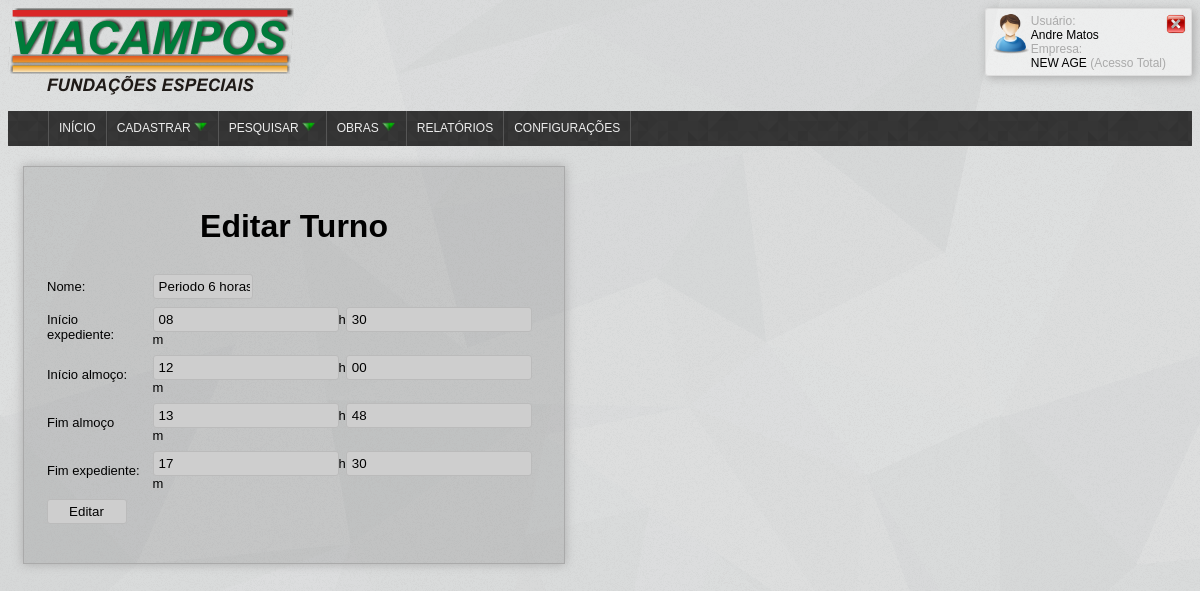
/administrator/edita_turno.php?verificador=1&id=20 (signed in), run on the app's committed database.
### tables this page shows
CREATE TABLE IF NOT EXISTS `turno` (
  `id` int(11) NOT NULL,
  `nome` varchar(255) NOT NULL,
  `descricao` varchar(255) NOT NULL,
  `ini_exp` time NOT NULL COMMENT 'Inicio expediente',
  `ini_alm` time NOT NULL COMMENT 'Inicio almoço',
  `fim_alm` time NOT NULL COMMENT 'Fim almoço',
  `fim_exp` time NOT NULL COMMENT 'Fim expediente',
  `oculto` int(11) NOT NULL
);

### model/class_turno_bd.php (called while the page is built, shortened)
<?php
require_once(dirname(__FILE__) . "/../global.php");
class Turno{
	public function getTurnoById($id_turno){
		$sql = new Sql();
		$g = new Glob();
		$query = "SELECT * FROM turno WHERE id='%s' && oculto = 0";
		$result = $g->tratar_query($query, $id_turno);
		$row = mysql_fetch_array($result, MYSQL_ASSOC);
		$this->nome = $row['nome'];
		$this->ini_exp = $row['ini_exp'];
		$this->ini_alm = $row['ini_alm'];
		$this->fim_alm = $row['fim_alm'];
		$this->fim_exp = $row['fim_exp'];
		return $this;
	}
}
 ?>

### global.php (called while the page is built, shortened)
<?php
class Glob{
    function tratar_query($query)
    {
        $args = func_get_args();
        $query = array_shift($args);
        foreach ($args as $key => $arg) {
            if (is_string($arg)) {
                $args[$key] = mysql_real_escape_string($arg);
            }
        }
        array_unshift($args, $query);
        $query = call_user_func_array('sprintf', $args);
        return mysql_query($query);
    }
}
?>

### administrator/edita_turno.php (the view, shortened to what this page needs)
<?php
include_once("../model/class_turno_bd.php");
?>
<html>
<head>
   <link rel="stylesheet" type="text/css" href="style.css">
</head>
<body>
           <?php include("../view/topo.php") ?>
            <div class="formulario">
              <h1>Editar Turno</h1>
            <?php
                 if(isset($_GET['verificador']) && $_GET['verificador'] == 1){
                    $turno = new Turno();
                    $turno = $turno->getTurnoById($_GET['id']);
                    $nome = $turno->nome;
                    $ini_exp_h = $turno->ini_exp[0].$turno->ini_exp[1];
                    $ini_exp_m = $turno->ini_exp[3].$turno->ini_exp[4];
                    $ini_alm_h = $turno->ini_alm[0].$turno->ini_alm[1];
                    $ini_alm_m = $turno->ini_alm[3].$turno->ini_alm[4];
                    $fim_alm_h = $turno->fim_alm[0].$turno->fim_alm[1];
                    $fim_alm_m = $turno->fim_alm[3].$turno->fim_alm[4];
                    $fim_exp_h = $turno->fim_exp[0].$turno->fim_exp[1];
                    $fim_exp_m = $turno->fim_exp[3].$turno->fim_exp[4];
                ?>
                  <form method="POST" class="ad_turno" id="ad_turno" name="ad_turno" action="edita_turno.php" onsubmit="return validate(this)">
                  <table border="0">
                     <tr> <td><span>Nome:</span></td> <td ><input type="text" id="nome" name="nome" style="width:100px;" title="Digite um nome para esse turno" value="<?php echo $nome; ?>"></td></tr>
                     <tr> <td ><span>Início expediente:</span></td> <td><input type="text" id="ini_exp_h" name="ini_exp_h" value="<?php echo $ini_exp_h; ?>"><span>h</span><input type="text" id="ini_exp_m" name="ini_exp_m" value="<?php echo $ini_exp_m; ?>"><span>m</span></td></tr>
                     <tr> <td ><span>Início almoço:</span></td> <td><input type="text" id="ini_alm_h" name="ini_alm_h" value="<?php echo $ini_alm_h; ?>"><span>h</span><input type="text" id="ini_alm_m" name="ini_alm_m" value="<?php echo $ini_alm_m; ?>"><span>m</span></td></tr>
                     <tr> <td ><span>Fim almoço</span></td> <td><input type="text" id="fim_alm_h" name="fim_alm_h" value="<?php echo $fim_alm_h; ?>"><span>h</span><input type="text" id="fim_alm_m" name="fim_alm_m" value="<?php echo $fim_alm_m; ?>"><span>m</span></td></tr>
                     <tr> <td ><span>Fim expediente:</span></td> <td><input type="text" id="fim_exp_h" name="fim_exp_h" value="<?php echo $fim_exp_h; ?>"><span>h</span><input type="text" id="fim_exp_m" name="fim_exp_m" value="<?php echo $fim_exp_m; ?>"><span>m</span></td></tr>
                     <tr><td colspan="3"><input style="width:80px;"type="submit" name="button" id="button" value="Editar"></td> </tr>
                  </table>
               </form>
                  <?php }
                   ?>
            </div>
</body>
</html>

### administrator/style.css (style rules this page uses)
body { background: url("../images/shattered.png"); font-family: Arial; }
body span, body table tr td span { font-size: 13px; }
.formulario table { margin-top: 10px; }
.formulario table td { padding-top:5px; }
.formulario table input { background-color: #cecece; border: 1px solid #bcbcbc; height:30px; border: 0; transition: all 0.5s; }
.formulario { padding:20px; box-shadow: 0px 0px 10px #aaa; float: left; margin-top: 20px; margin-left: 15px; border: 1px solid#aaa; margin-bottom: 20px; width: 500px; text-align: center; background-color: rgba(100,100,100,0.2); }
.formulario form input, .formulario form select { height: 25px; border: 1px solid#bbb; padding-left: 5px; border-radius: 3px; }

### data on the page
turno: nome "Periodo 6 horas", ini_exp_h "08", ini_exp_m "30", ini_alm_h "12", ini_alm_m "00", fim_alm_h "13", fim_alm_m "48", fim_exp_h "17", fim_exp_m "30"

### other printed values
$_SESSION["user"] "Andre Matos"
$_SESSION['empresa'] "NEW AGE"
$nivel_acesso "Acesso Total"
